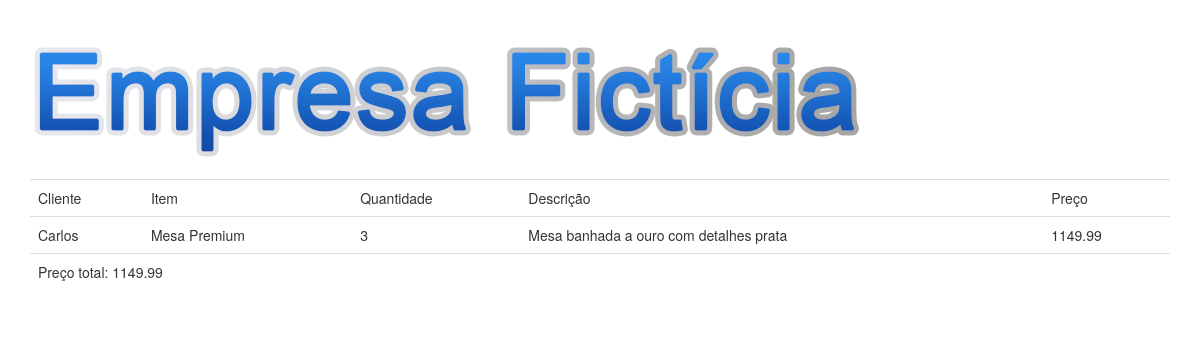
Page /Views/Pesquisas/ReciboVenda.php?idvenda=5 (signed in) on the committed database.
### tables this page shows
CREATE TABLE IF NOT EXISTS `venda_produto` (
  `venda` int(11) NOT NULL,
  `produto` int(11) NOT NULL,
  `quantidade_item` int(11) NOT NULL
);

CREATE TABLE IF NOT EXISTS `cliente` (
  `id_cliente` int(11) NOT NULL,
  `nome_cliente` varchar(255) NOT NULL,
  `tipo_cliente` char(15) NOT NULL,
  `identificador_cliente` varchar(255) NOT NULL,
  `telefone_cliente` varchar(255) NOT NULL,
  `endereco_cliente` varchar(255) NOT NULL,
  `email_cliente` varchar(255) DEFAULT NULL
);

CREATE TABLE IF NOT EXISTS `produto` (
  `id_produto` int(11) NOT NULL,
  `nome_produto` varchar(155) NOT NULL,
  `preco_compra_p` decimal(10,2) NOT NULL,
  `preco_produto` decimal(10,2) NOT NULL,
  `quantidade` int(255) NOT NULL,
  `disponibilidade_produto` varchar(255) NOT NULL,
  `descricao_produto` varchar(255) DEFAULT NULL,
  `tipo_permissao` int(11) NOT NULL,
  `categoria` int(11) DEFAULT NULL,
  `kit_produtos` int(11) NOT NULL,
  `estoque` int(11) NOT NULL
);

### Conexao/VendaProdutoDAO.php (called while the page is built, shortened)
<?php
class VendaProdutoDAO {
    public function PesquisarVendaProdutoByID(VendaProdutoDTO $VendaProdutoDTO){
        try {
            $pdo =  Conexao::getinstance();
            $sql = "SELECT * FROM venda_produto vp INNER JOIN produto p ON(vp.produto=p.id_produto) INNER JOIN venda v ON(vp.venda=v.id_venda) INNER JOIN cliente c ON(v.cliente=c.id_cliente) WHERE vp.venda LIKE ?";
            $stmt = $pdo->prepare($sql);
            $stmt->bindValue(1, $VendaProdutoDTO->getVenda());
            $stmt->execute();
            $vps = $stmt->fetchAll(PDO::FETCH_ASSOC);
            return $vps;
        } catch (PDOException $ex) {
            echo "".$ex;
        }
    }
}

### Classes/VendaProdutoDTO.php (called while the page is built, shortened)
<?php
class VendaProdutoDTO {
    private $venda;
    function getVenda() {
        return $this->venda;
    }
    function setVenda($venda) {
        $this->venda = $venda;
    }
}

### Views/Pesquisas/ReciboVenda.php (the view, shortened to what this page needs)
<!DOCTYPE html>
<html>
    <head>
        <link media="print" href="../../css/bootstrap.min.css" rel="stylesheet">
        <link media="screen" href="../../css/bootstrap.min.css" rel="stylesheet">
        <link href="../../css/estilo.css" rel="stylesheet" media="screen">
    </head>
    <body>
        <?php
        require_once '../../Conexao/VendaProdutoDAO.php';
        require_once '../../Classes/VendaProdutoDTO.php';
        $VendaProdutoDTO = new VendaProdutoDTO();
        $VendaProdutoDAO = new VendaProdutoDAO();
        if(isset($_GET['idvenda'])){
            $VendaProdutoDTO->setVenda($_GET['idvenda']);
            $itens = $VendaProdutoDAO->PesquisarVendaProdutoByID($VendaProdutoDTO);
            ?>
        <div class="container" id="reciboVenda">
            <div class="row">
                <div class="col-xs-12">
                    <img class="img-responsive" src="../../Imagens/logoEmpresaFictícia1.png" alt="Empresa fictícia">
                </div>
            </div>
            <div class="row">
                <div class="col-xs-12">
                    <table class="table table-responsive">
                        <tr>
                            <td>Cliente</td>
                            <td>Item</td>
                            <td>Quantidade</td>
                            <td>Descrição</td>
                            <td>Preço</td>
                        </tr>
            <?php       $total = 0;
                        foreach ($itens as $item){
                            echo "<tr>";
                            echo "      <td>" . $item["nome_cliente"] . "</td>";
                            echo "      <td>" . $item["nome_produto"] . "</td>";
                            echo "      <td>" . $item["quantidade_item"] . "</td>";
                            echo "      <td>" . $item["descricao_produto"] . "</td>";
                                    $precoproduto = $item["preco_produto"] * $item["quantidade_item"];
                            echo "      <td>" . $precoproduto . "</td>";
                            echo "</tr>";
                                    $total +=$precoproduto;
                        }
            ?>
                        <tr>
                            <td colspan="5">Preço total: <?php echo $total; ?></td>
                        </tr>
                    </table>
                </div>
            </div>
        </div>
            <?php
        } else {
            ?>
        <h1 class="h1 alert-danger">Venda não selecionada. Volte e refaça o processo.</h1>
        <?php
        }
        ?>
    </body>
</html>

### rows in the picture
venda_produto: cliente.nome_cliente "Carlos", produto.nome_produto "Mesa Premium", quantidade_item "3", produto.descricao_produto "Mesa banhada a ouro com detalhes prata", precoproduto "1149.99"

### other values in the picture
$total "1149.99"
